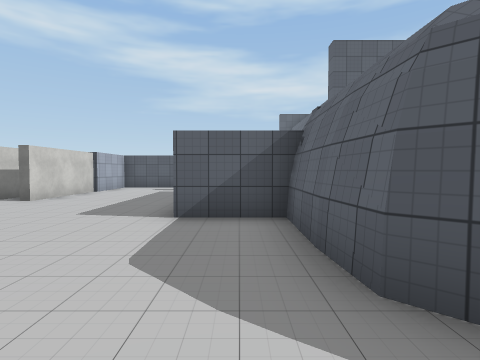
[1] (above)

12 first-person views from a walk through a Unity game level. The camera is 1.5 m above the floor, tilts 2° down and sees 80° across. The floor is counted in squares, 2 m on a side. Each view is taken from the middle of a square. On the plan, view 1 faces up. The plan holds only what a view shows up to about 10 squares ahead; the rest is blank. The place goes on beyond the plan. The player character is not drawn. Door leaves are left out, so doorways stand open. Some surface patterns are stand-ins.

[2]
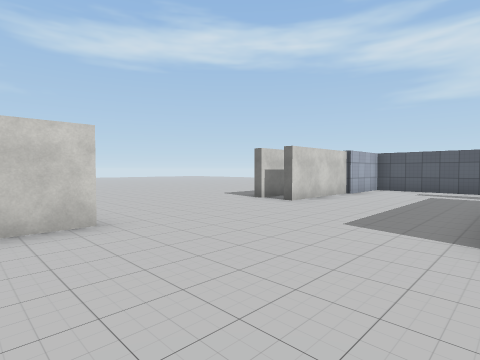

[3]
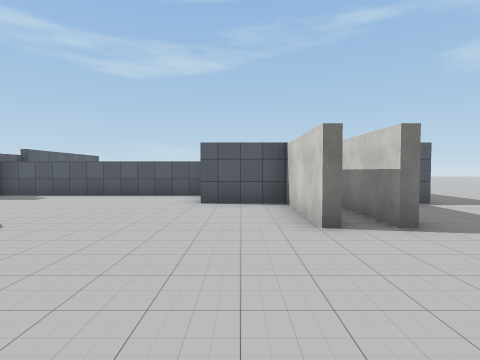

[4]
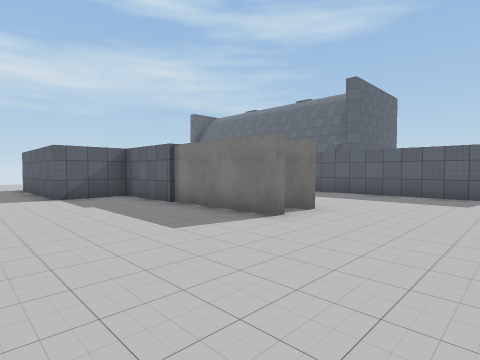

[5]
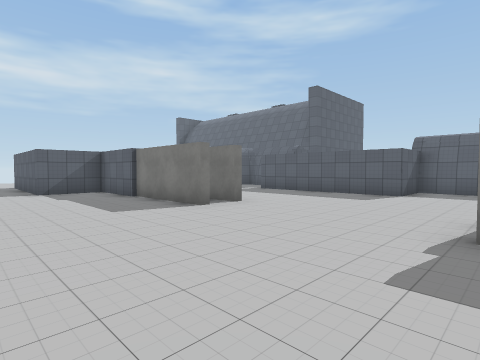

[6]
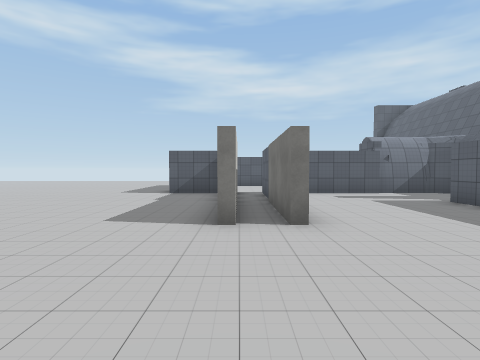

[7]
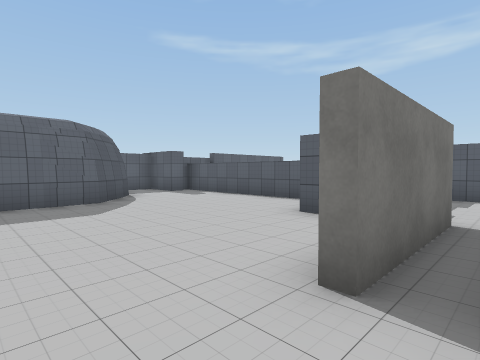

[8]
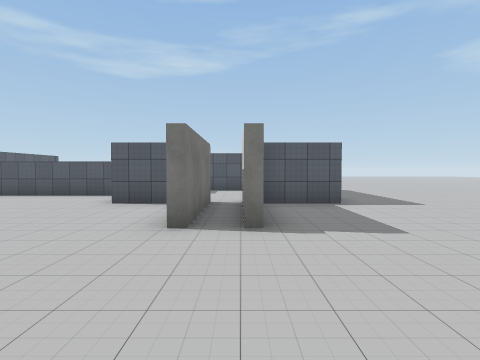

[9]
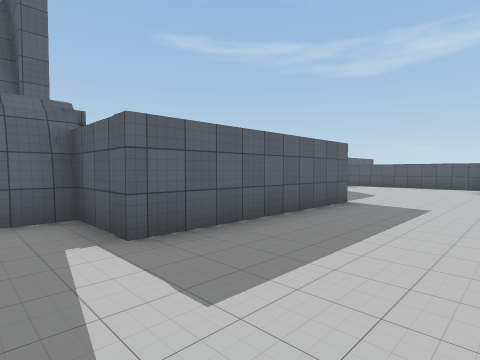

[10]
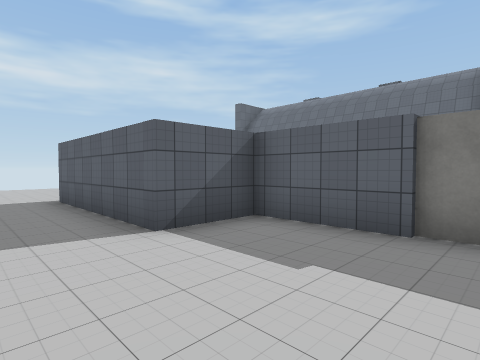

[11]
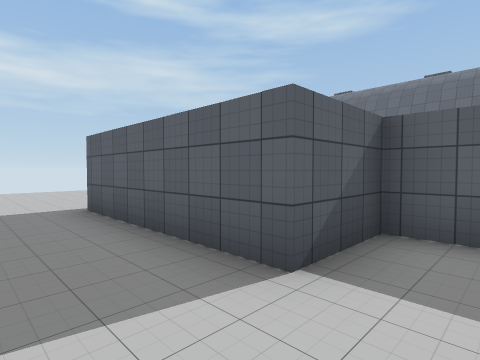

[12]
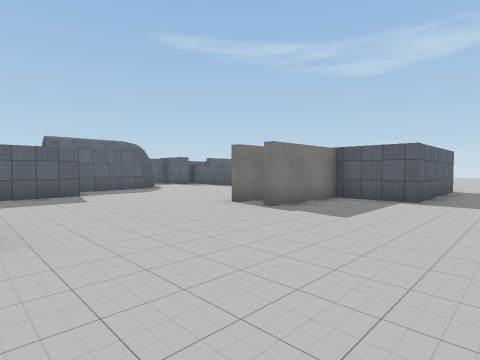

### Floor plan
Points are (right, up) in squares from view 1. A wall is a line through its corners. A room is listed if a view was taken in it or the views show most of it. See-through windows are left out.
Room 1 (views 1, 2, 3, 4, 5, 6, 7, 8, 9, 10, 11, 12)
walls: (-5.3, 6.8) (-5.3, 12.2); (-6.4, 6.9) (-6.4, 12.2) (-8.3, 12.2) (-8.3, 16.8); (-5.1, 2.4) (-5.1, -0.4) (-3.1, -0.4); (-5.1, 11.2) (-5.1, 6.9); (-5.3, -0.8) (-5.3, 2.4); (-8.3, -0.4) (-6.4, -0.4) (-6.4, 2.4); (0.1, 12.2) (-4, 12.2); (0.8, 12) (0.3, 12.4) (-1.5, 12.4); (-2.9, -2.4) (3.1, -2.4); (1.9, 0.7) (0.8, 1.8) (0.8, 4.5) (-1, 4.5) (-1, 9.7) (0.8, 9.7) (0.8, 10.6); (2.5, 0.3) (1.8, 0.7)
ways out: opening at (-9.5, 0.5); opening at (-9.5, 16.5); open door at (-5.5, 0); open door at (-5.5, 2); open door at (-5.5, 7); open door at (-5.5, 10)

Positions as (right, up) in squares from view 1, and headings:
1: (0, 0), facing up
2: (-1, 1), facing up-left
3: (-4, 6), facing down
4: (-10, 4), facing up-right
5: (-10, 2), facing up-right
6: (-6, 3), facing up
7: (-6, 4), facing down-right
8: (-6, 6), facing down
9: (-4, 11), facing down-right
10: (-10, 9), facing up-right
11: (-10, 11), facing up-right
12: (-10, 7), facing down-right
